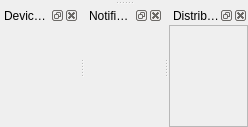
<?xml version="1.0" encoding="UTF-8"?>
<ui version="4.0">
 <class>CCockpitInfoAreaComponent</class>
 <widget class="QMainWindow" name="CCockpitInfoAreaComponent">
  <property name="geometry">
   <rect>
    <x>0</x>
    <y>0</y>
    <width>248</width>
    <height>123</height>
   </rect>
  </property>
  <property name="sizePolicy">
   <sizepolicy hsizetype="Preferred" vsizetype="Preferred">
    <horstretch>0</horstretch>
    <verstretch>0</verstretch>
   </sizepolicy>
  </property>
  <property name="windowTitle">
   <string>Cockpit info area</string>
  </property>
  <property name="animated">
   <bool>false</bool>
  </property>
  <property name="documentMode">
   <bool>false</bool>
  </property>
  <property name="dockOptions">
   <set>QMainWindow::AllowTabbedDocks|QMainWindow::ForceTabbedDocks</set>
  </property>
  <widget class="QWidget" name="qw_CockpitInfoAreaComComponentUsedAsPadding">
   <property name="minimumSize">
    <size>
     <width>0</width>
     <height>0</height>
    </size>
   </property>
   <property name="maximumSize">
    <size>
     <width>0</width>
     <height>3</height>
    </size>
   </property>
  </widget>
  <widget class="swift::gui::CDockWidgetInfoArea" name="dwp_DeviceVolume">
   <property name="floating">
    <bool>false</bool>
   </property>
   <property name="features">
    <set>QDockWidget::DockWidgetClosable|QDockWidget::DockWidgetFloatable</set>
   </property>
   <property name="allowedAreas">
    <set>Qt::BottomDockWidgetArea</set>
   </property>
   <property name="windowTitle">
    <string>Devices and volumes</string>
   </property>
   <attribute name="dockWidgetArea">
    <number>8</number>
   </attribute>
   <widget class="QWidget" name="qw_DeviceVolumeOuter">
    <layout class="QVBoxLayout" name="vl_CockpitVoiceRoomsOuter">
     <property name="spacing">
      <number>0</number>
     </property>
     <property name="leftMargin">
      <number>0</number>
     </property>
     <property name="topMargin">
      <number>0</number>
     </property>
     <property name="rightMargin">
      <number>0</number>
     </property>
     <property name="bottomMargin">
      <number>0</number>
     </property>
     <item>
      <widget class="QFrame" name="fr_DeviceVolumeInner">
       <property name="frameShape">
        <enum>QFrame::NoFrame</enum>
       </property>
       <property name="frameShadow">
        <enum>QFrame::Plain</enum>
       </property>
       <property name="lineWidth">
        <number>0</number>
       </property>
       <layout class="QVBoxLayout" name="vl_CockpitVOiceRoomsInner">
        <property name="spacing">
         <number>0</number>
        </property>
        <property name="leftMargin">
         <number>0</number>
        </property>
        <property name="topMargin">
         <number>2</number>
        </property>
        <property name="rightMargin">
         <number>0</number>
        </property>
        <property name="bottomMargin">
         <number>0</number>
        </property>
        <item alignment="Qt::AlignTop">
         <widget class="swift::gui::components::CAudioDeviceVolumeSetupComponent" name="comp_DeviceVolume"/>
        </item>
       </layout>
      </widget>
     </item>
    </layout>
   </widget>
  </widget>
  <widget class="swift::gui::CDockWidgetInfoArea" name="dwp_AudioNotificaton">
   <property name="floating">
    <bool>false</bool>
   </property>
   <property name="features">
    <set>QDockWidget::DockWidgetClosable|QDockWidget::DockWidgetFloatable</set>
   </property>
   <property name="allowedAreas">
    <set>Qt::BottomDockWidgetArea</set>
   </property>
   <property name="windowTitle">
    <string>Notifications</string>
   </property>
   <attribute name="dockWidgetArea">
    <number>8</number>
   </attribute>
   <widget class="QWidget" name="qw_AudioNotificatonOuter">
    <layout class="QVBoxLayout" name="vl_AudioOuter">
     <property name="spacing">
      <number>0</number>
     </property>
     <property name="leftMargin">
      <number>0</number>
     </property>
     <property name="topMargin">
      <number>0</number>
     </property>
     <property name="rightMargin">
      <number>0</number>
     </property>
     <property name="bottomMargin">
      <number>0</number>
     </property>
     <item>
      <widget class="QFrame" name="fr_AudioNotificatonInner">
       <property name="frameShape">
        <enum>QFrame::NoFrame</enum>
       </property>
       <property name="frameShadow">
        <enum>QFrame::Plain</enum>
       </property>
       <property name="lineWidth">
        <number>0</number>
       </property>
       <layout class="QVBoxLayout" name="vl_AudioInner">
        <property name="spacing">
         <number>0</number>
        </property>
        <property name="leftMargin">
         <number>0</number>
        </property>
        <property name="topMargin">
         <number>2</number>
        </property>
        <property name="rightMargin">
         <number>0</number>
        </property>
        <property name="bottomMargin">
         <number>0</number>
        </property>
        <item alignment="Qt::AlignTop">
         <widget class="swift::gui::components::CAudioNotificationComponent" name="comp_AudioNotificaton">
          <property name="minimumSize">
           <size>
            <width>0</width>
            <height>100</height>
           </size>
          </property>
          <property name="frameShadow">
           <enum>QFrame::Sunken</enum>
          </property>
         </widget>
        </item>
       </layout>
      </widget>
     </item>
    </layout>
   </widget>
  </widget>
  <widget class="swift::gui::CDockWidgetInfoArea" name="dwp_AudioAdv">
   <property name="allowedAreas">
    <set>Qt::BottomDockWidgetArea</set>
   </property>
   <property name="windowTitle">
    <string>Distributed audio</string>
   </property>
   <attribute name="dockWidgetArea">
    <number>8</number>
   </attribute>
   <widget class="QWidget" name="qw_AudioAdvOuter">
    <layout class="QVBoxLayout" name="vl_AudioAdvOuter">
     <property name="leftMargin">
      <number>0</number>
     </property>
     <property name="topMargin">
      <number>0</number>
     </property>
     <property name="rightMargin">
      <number>0</number>
     </property>
     <property name="bottomMargin">
      <number>0</number>
     </property>
     <item>
      <widget class="QFrame" name="fr_AudioAdvInner">
       <property name="frameShape">
        <enum>QFrame::StyledPanel</enum>
       </property>
       <property name="frameShadow">
        <enum>QFrame::Raised</enum>
       </property>
       <layout class="QVBoxLayout" name="vl_AudioAdvInner">
        <property name="leftMargin">
         <number>0</number>
        </property>
        <property name="topMargin">
         <number>2</number>
        </property>
        <property name="rightMargin">
         <number>0</number>
        </property>
        <property name="bottomMargin">
         <number>0</number>
        </property>
        <item alignment="Qt::AlignTop">
         <widget class="swift::gui::components::CAudioAdvancedDistributedComponent" name="comp_AudioAdv">
          <property name="frameShape">
           <enum>QFrame::StyledPanel</enum>
          </property>
          <property name="frameShadow">
           <enum>QFrame::Raised</enum>
          </property>
         </widget>
        </item>
       </layout>
      </widget>
     </item>
    </layout>
   </widget>
  </widget>
 </widget>
 <customwidgets>
  <customwidget>
   <class>swift::gui::components::CAudioNotificationComponent</class>
   <extends>QFrame</extends>
   <header>gui/components/audionotificationcomponent.h</header>
   <container>1</container>
  </customwidget>
  <customwidget>
   <class>swift::gui::CDockWidgetInfoArea</class>
   <extends>QDockWidget</extends>
   <header>gui/dockwidgetinfoarea.h</header>
   <container>1</container>
  </customwidget>
  <customwidget>
   <class>swift::gui::components::CAudioDeviceVolumeSetupComponent</class>
   <extends>QFrame</extends>
   <header>gui/components/audiodevicevolumesetupcomponent.h</header>
   <container>1</container>
  </customwidget>
  <customwidget>
   <class>swift::gui::components::CAudioAdvancedDistributedComponent</class>
   <extends>QFrame</extends>
   <header>gui/components/audioadvanceddistributedcomponent.h</header>
   <container>1</container>
  </customwidget>
 </customwidgets>
 <resources/>
 <connections/>
</ui>
